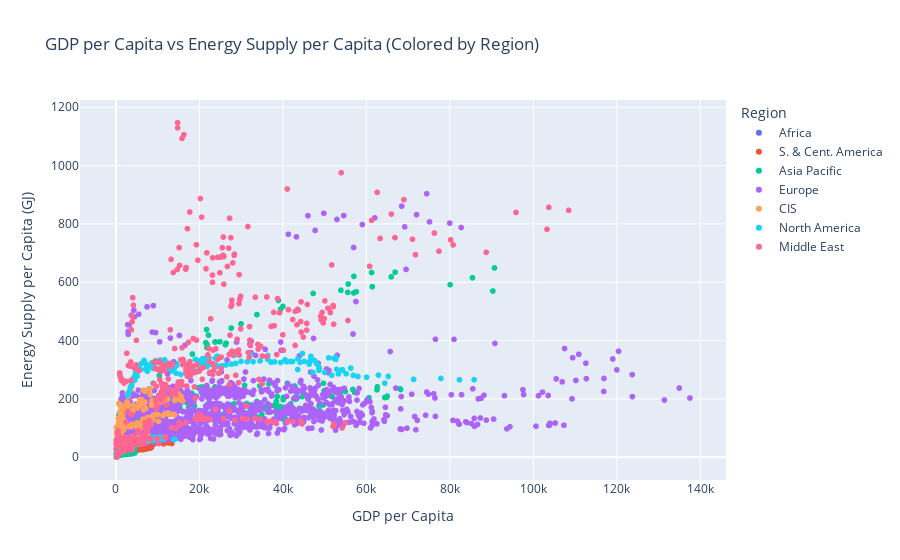

The notebook cell saved with this chart:
### Code cell
# Create a scatter plot using all countries and all years 
# Examine the overall relationship between the two variables
fig = px.scatter(
    merged_data,
    x="GDP per Capita",
    y="Value",
    color="Region",              
    title="GDP per Capita vs Energy Supply per Capita (Colored by Region)",
    labels={
        "GDP per capita": "GDP per Capita (USD)",
        "Value": "Energy Supply per Capita (GJ)",
        "Region": "Region"
    }
)

fig.show()

### Figure 1 — Plotly figure (JSON) as saved in the notebook; plotly's stock layout.template omitted (floating-point values rounded to 4 significant figures; data arrays with more than 128 entries replaced by an {"elided": "..."} marker saying what was removed)
{"data": [{"hovertemplate": "Region=Africa<br>GDP per Capita=%{x}<br>Energy Supply per Capita (GJ)=%{y}<extra></extra>", "legendgroup": "Africa", "marker": {"color": "#636efa", "symbol": "circle"}, "mode": "markers", "name": "Africa", "showlegend": true, "type": "scattergl", "x": {"elided": "180 float values"}, "xaxis": "x", "y": {"elided": "180 float values"}, "yaxis": "y"}, {"hovertemplate": "Region=S. & Cent. America<br>GDP per Capita=%{x}<br>Energy Supply per Capita (GJ)=%{y}<extra></extra>", "legendgroup": "S. & Cent. America", "marker": {"color": "#EF553B", "symbol": "circle"}, "mode": "markers", "name": "S. & Cent. America", "showlegend": true, "type": "scattergl", "x": {"elided": "360 float values"}, "xaxis": "x", "y": {"elided": "360 float values"}, "yaxis": "y"}, {"hovertemplate": "Region=Asia Pacific<br>GDP per Capita=%{x}<br>Energy Supply per Capita (GJ)=%{y}<extra></extra>", "legendgroup": "Asia Pacific", "marker": {"color": "#00cc96", "symbol": "circle"}, "mode": "markers", "name": "Asia Pacific", "showlegend": true, "type": "scattergl", "x": {"elided": "778 float values"}, "xaxis": "x", "y": {"elided": "778 float values"}, "yaxis": "y"}, {"hovertemplate": "Region=Europe<br>GDP per Capita=%{x}<br>Energy Supply per Capita (GJ)=%{y}<extra></extra>", "legendgroup": "Europe", "marker": {"color": "#ab63fa", "symbol": "circle"}, "mode": "markers", "name": "Europe", "showlegend": true, "type": "scattergl", "x": {"elided": "1600 float values"}, "xaxis": "x", "y": {"elided": "1600 float values"}, "yaxis": "y"}, {"hovertemplate": "Region=CIS<br>GDP per Capita=%{x}<br>Energy Supply per Capita (GJ)=%{y}<extra></extra>", "legendgroup": "CIS", "marker": {"color": "#FFA15A", "symbol": "circle"}, "mode": "markers", "name": "CIS", "showlegend": true, "type": "scattergl", "x": {"elided": "218 float values"}, "xaxis": "x", "y": {"elided": "218 float values"}, "yaxis": "y"}, {"hovertemplate": "Region=North America<br>GDP per Capita=%{x}<br>Energy Supply per Capita (GJ)=%{y}<extra></extra>", "legendgroup": "North America", "marker": {"color": "#19d3f3", "symbol": "circle"}, "mode": "markers", "name": "North America", "showlegend": true, "type": "scattergl", "x": {"elided": "180 float values"}, "xaxis": "x", "y": {"elided": "180 float values"}, "yaxis": "y"}, {"hovertemplate": "Region=Middle East<br>GDP per Capita=%{x}<br>Energy Supply per Capita (GJ)=%{y}<extra></extra>", "legendgroup": "Middle East", "marker": {"color": "#FF6692", "symbol": "circle"}, "mode": "markers", "name": "Middle East", "showlegend": true, "type": "scattergl", "x": {"elided": "410 float values"}, "xaxis": "x", "y": {"elided": "410 float values"}, "yaxis": "y"}], "layout": {"legend": {"title": {"text": "Region"}, "tracegroupgap": 0}, "title": {"text": "GDP per Capita vs Energy Supply per Capita (Colored by Region)"}, "xaxis": {"anchor": "y", "domain": [0, 1], "title": {"text": "GDP per Capita"}}, "yaxis": {"anchor": "x", "domain": [0, 1], "title": {"text": "Energy Supply per Capita (GJ)"}}}}
